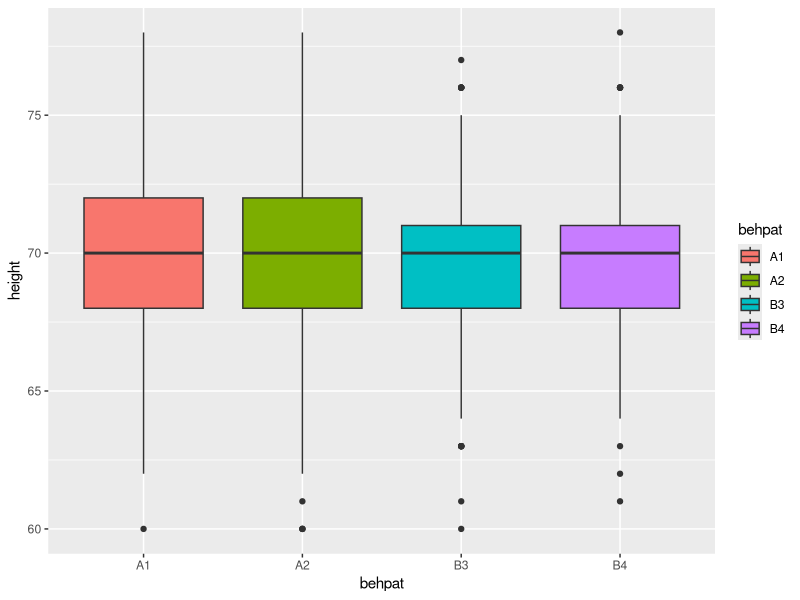
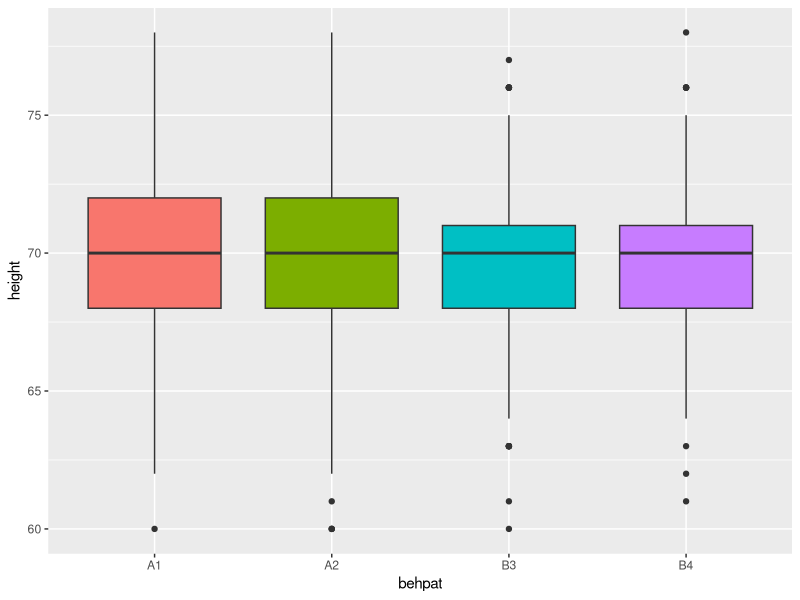
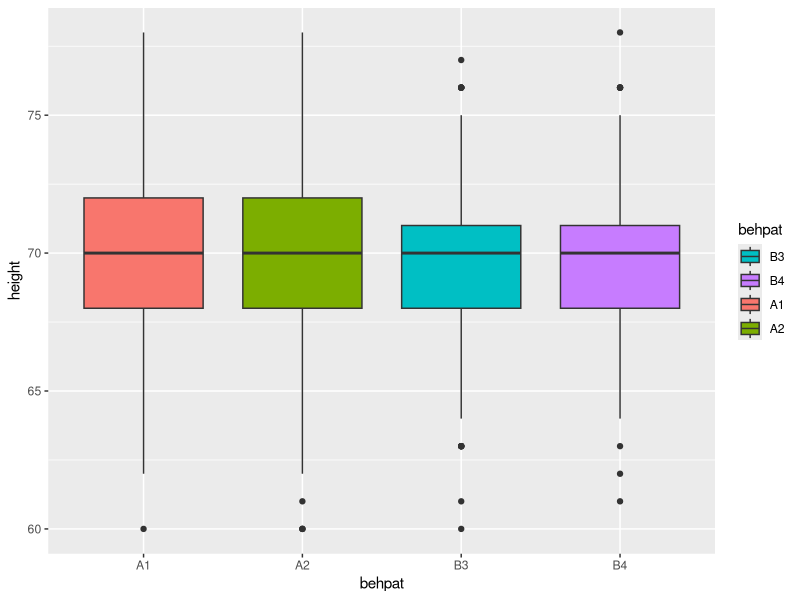
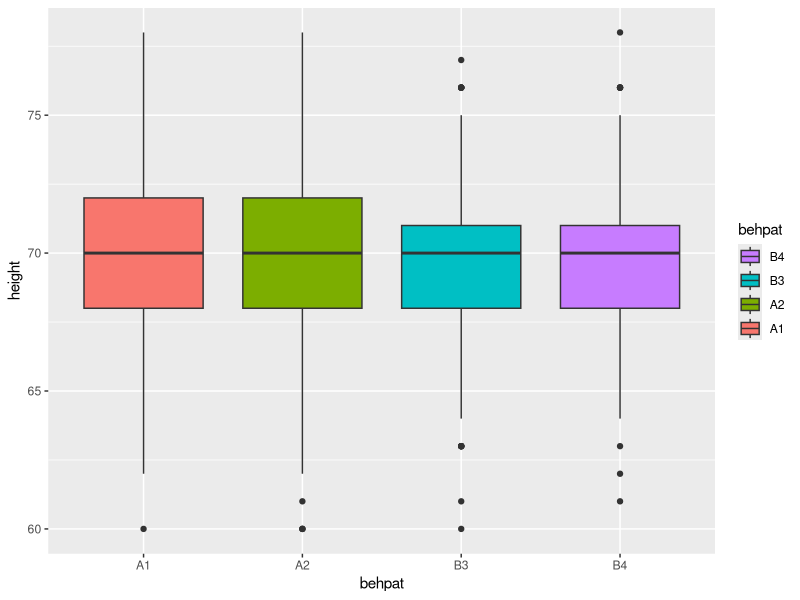
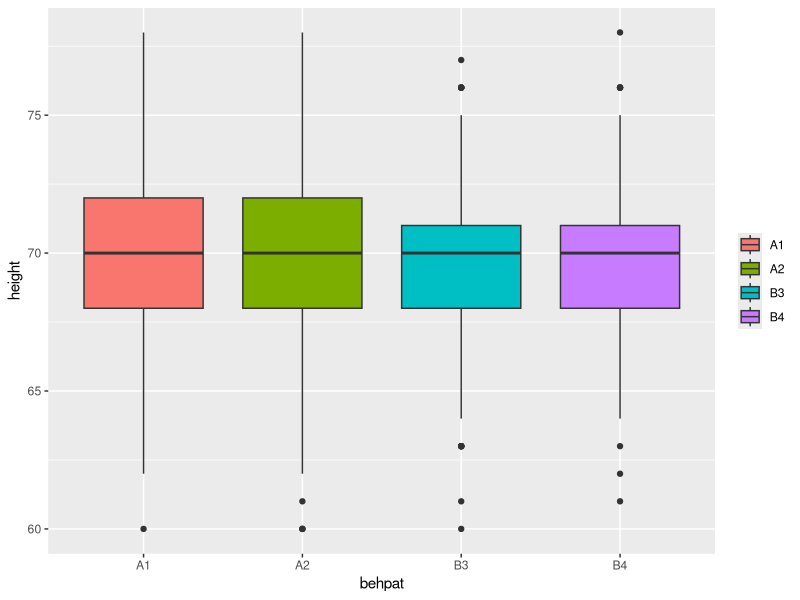
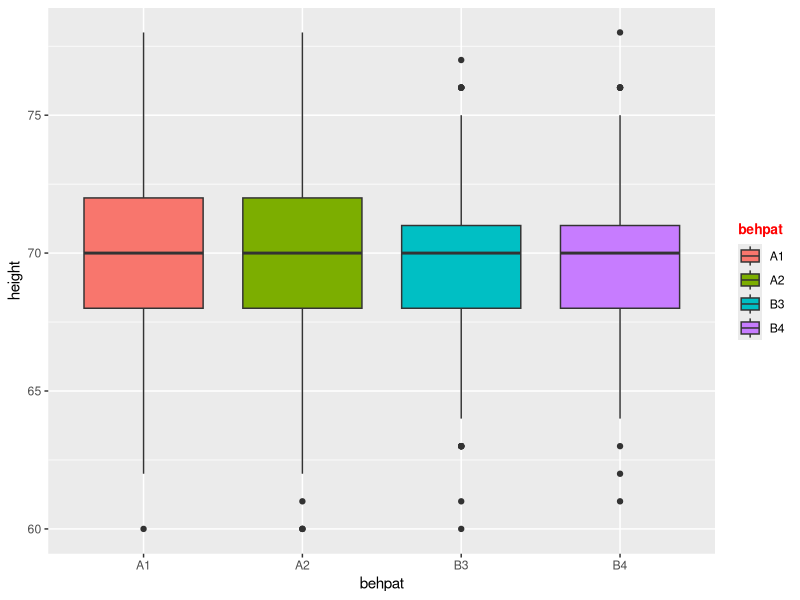
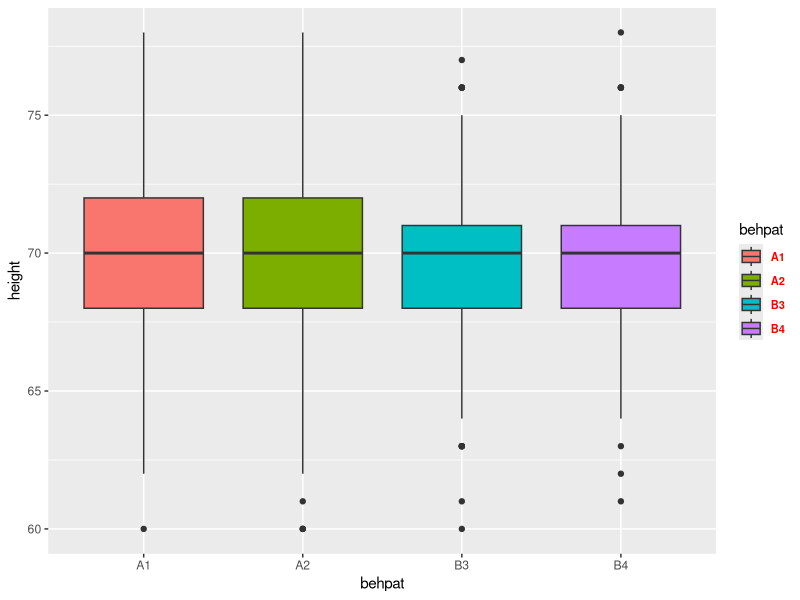
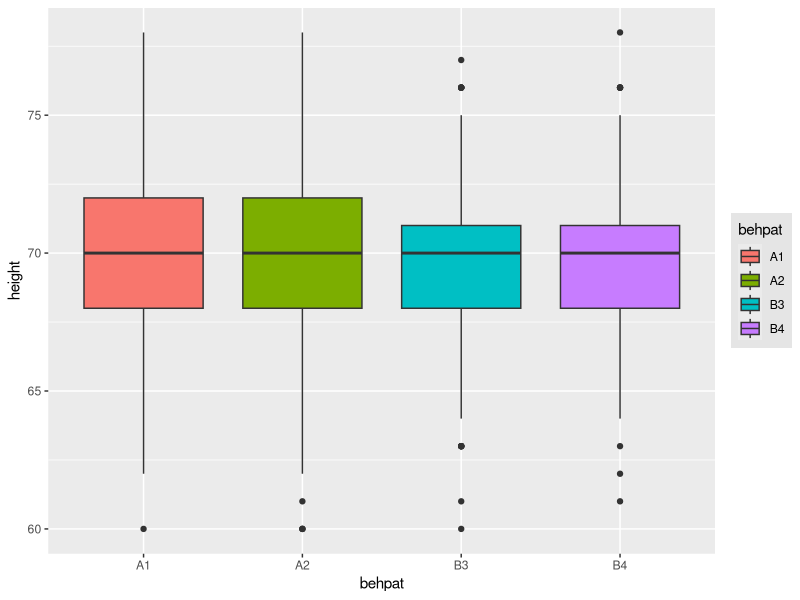

The R script that drew these images, in order:
## ---- chunk 1
library(ggplot2)
library(readxl)
wcgs<-readxl::read_xls("wcgs.xls")
gp<-ggplot(data=wcgs,aes(x=behpat,y=height,fill=behpat))+geom_boxplot()
gp
## ---- chunk 2
#Remove all the legend
gp+theme(legend.position = "none")
## ---- chunk 3
gp+scale_fill_discrete(breaks=c("B3", "B4","A1", "A2"))
## ---- chunk 4
gp+scale_fill_discrete(guide=guide_legend(reverse=TRUE))
## ---- chunk 5
gp+theme(legend.title = element_blank())
## ---- chunk 6
gp + theme(legend.title = element_text(colour="red", size=10, face="bold"))
## ---- chunk 7
gp + theme(legend.text = element_text(colour="red", size = 8, face = "bold"))
## ---- chunk 8
gp + theme(legend.background = element_rect(fill="gray90", size=.5, linetype="dotted"))
## ---- chunk 9
gp + theme(legend.position="top")
